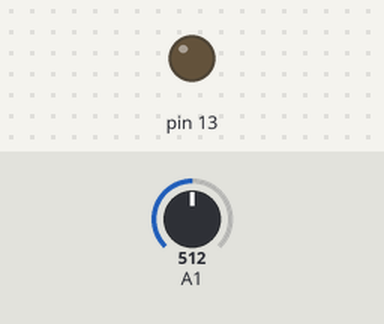
A sketch run on a simulated Arduino Uno, built with avr-gcc and run on an emulated ATmega328P. Shown: output pins drawn as LEDs (lit = HIGH). Inputs (shaded band) come from the test bench; at power-on: A1 = 512.

Above: at 1.2 s.
1.3 s: A1 set to 116
2.8 s: A1 set to 100
At 3.3 s:
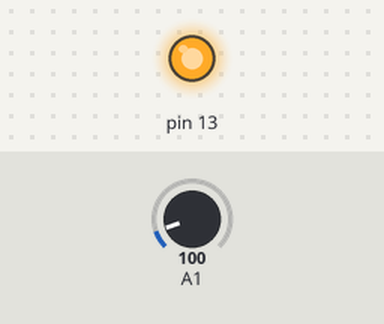
4.3 s: A1 set to 122
At 5.5 s:
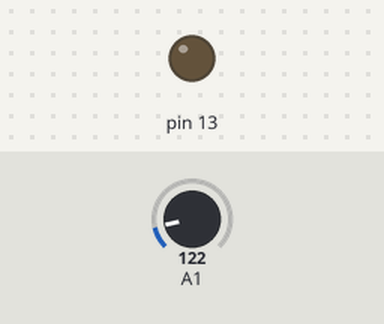
5.8 s: A1 set to 95
At 6.9 s:
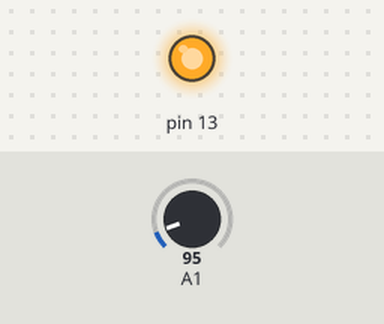
Timing chart, 0 to 8.3 s (numbered marks = the images above; inputs shaded):
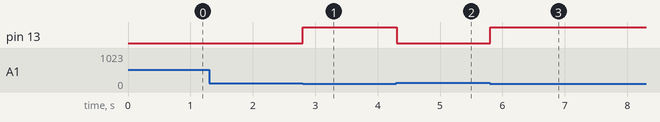

Measured:
- the behaviour switches between 105 and 104 on A1 (found by bisection; images 0 and 1)
- after the input at 1.3 s, every drawn part: stays the same
- after the input at 2.8 s, pin 13: LOW → HIGH at once
- after the input at 4.3 s, pin 13: HIGH → LOW at once
- after the input at 5.8 s, pin 13: LOW → HIGH at once

The sketch:

ldr_sensor_code.ino
```cpp
void setup() {
  Serial.begin(9600);
  pinMode(13,OUTPUT);
}
int ldr;
void loop() {
  ldr=analogRead(A1);
  if(ldr<105){
    digitalWrite(13,HIGH);
    }
  else{
    digitalWrite(13,LOW);}
  delay(100) ;

}
```
